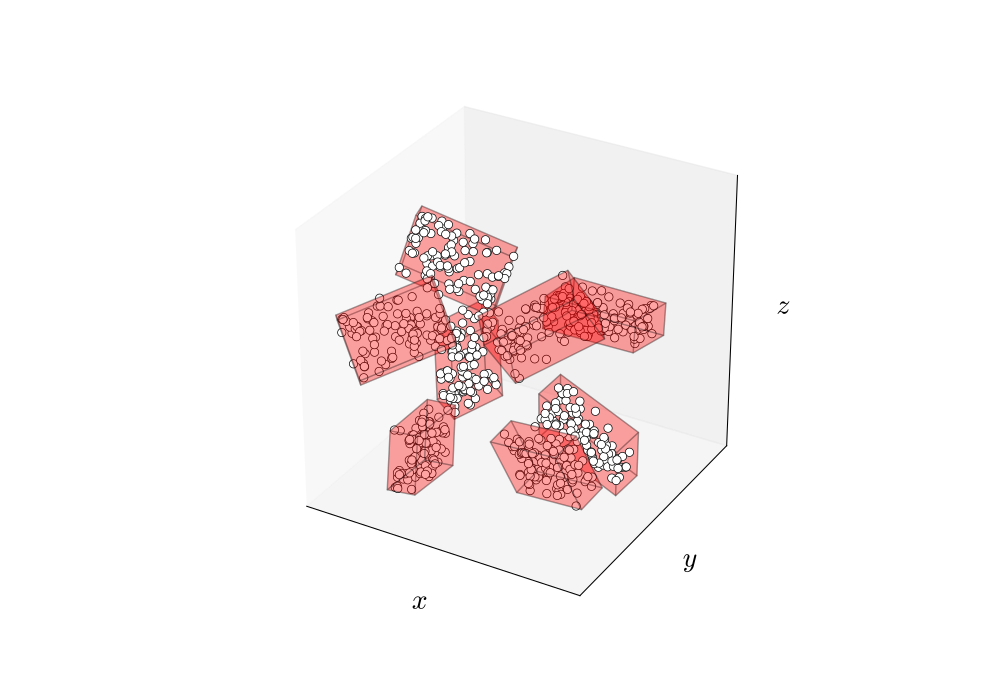

Here is the Python script that generated this plot:
from numpy.random import randint
from numpy.random import rand

import matplotlib.pyplot as plt

from compas.plotters.core.helpers import Bounds
from compas.plotters.core.helpers import Cloud3D
from compas.plotters.core.helpers import Box
from compas.plotters.core.drawing import create_axes_3d

from compas.numerical.xforms import rotation_matrix
from compas.numerical.transformations import transform

from compas.numerical.spatial import bounding_box

clouds = []

for i in range(8):
    a = randint(1, high=8) * 10 * 3.14159 / 180
    d = [1, 1, 1]

    cloud = rand(100, 3)

    if i in (1, 2, 5, 6):
        cloud[:, 0] *= - 10.0
        cloud[:, 0] -= 3.0
        d[0] = -1
    else:
        cloud[:, 0] *= 10.0
        cloud[:, 0] += 3.0

    if i in (2, 3, 6, 7):
        cloud[:, 1] *= - 3.0
        cloud[:, 1] -= 3.0
        d[1] = -1
    else:
        cloud[:, 1] *= 3.0
        cloud[:, 1] += 3.0

    if i in (4, 5, 6, 7):
        cloud[:, 2] *= - 6.0
        cloud[:, 2] -= 3.0
        d[2] = -1
    else:
        cloud[:, 2] *= 6.0
        cloud[:, 2] += 3.0

    R = rotation_matrix(a, d)
    cloud[:] = transform(cloud, R)

    clouds.append(cloud.tolist())

axes = create_axes_3d()

bounds = Bounds([point for points in clouds for point in points])
bounds.plot(axes)

for cloud in clouds:
    bbox = bounding_box(cloud)

    Cloud3D(cloud).plot(axes)
    Box(bbox[1]).plot(axes)

plt.show()
